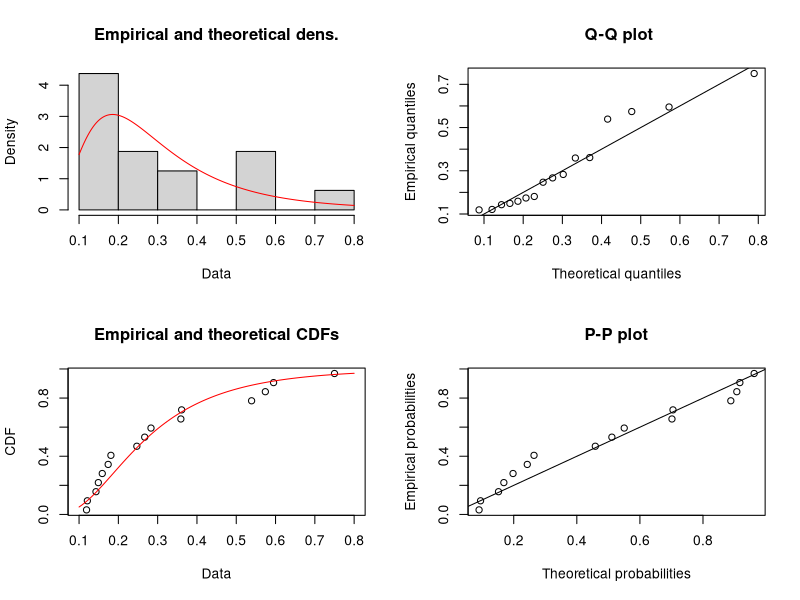
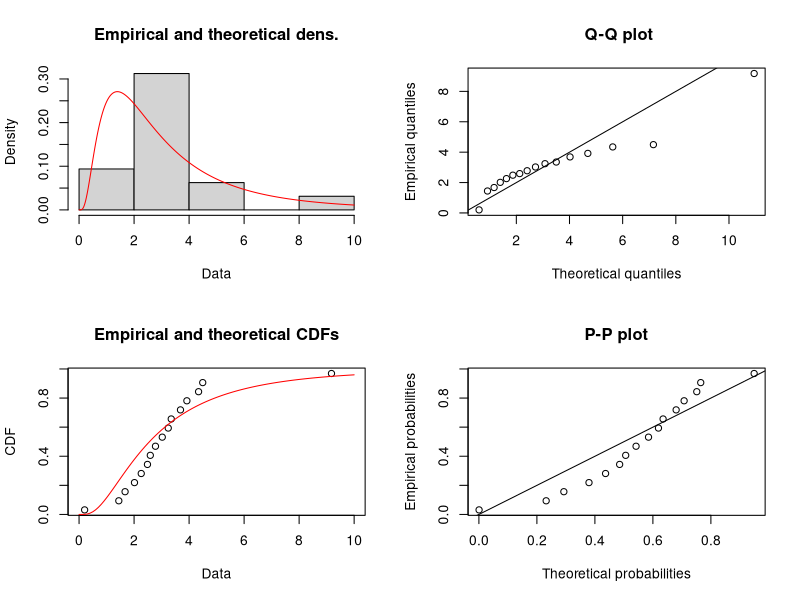
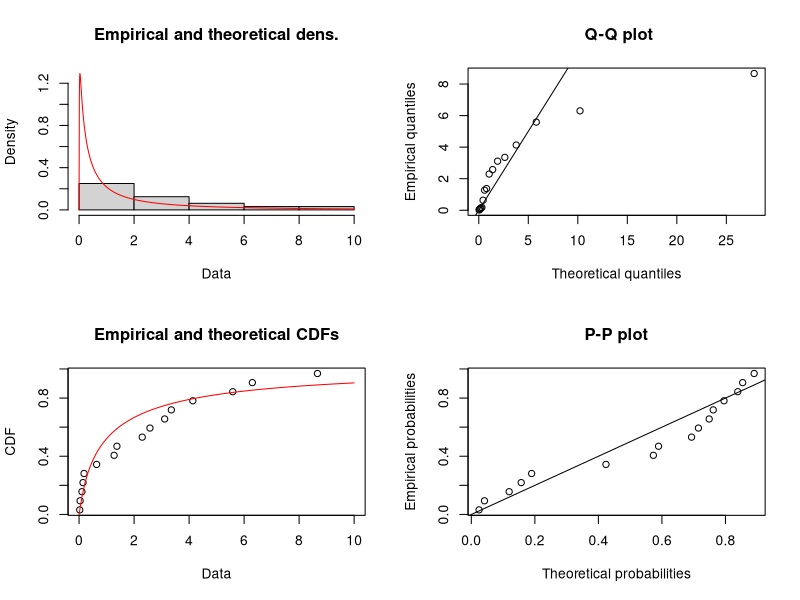
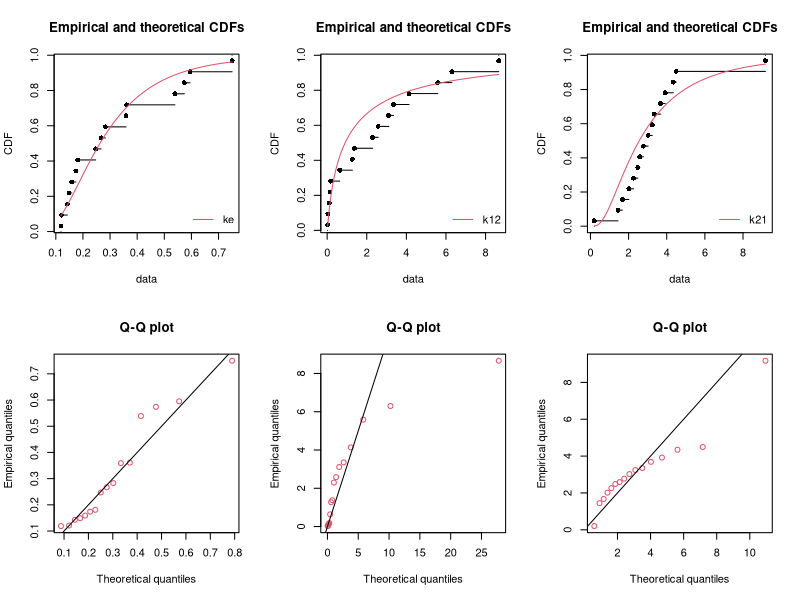

Reproduce these figures in R, in order.
# 0511 Mitenko et al. 1972. Pharmacokinetics of intravenous theophyline
library("fitdistrplus")

alpha<-c(5.152,2.595,4.744,5.727,13.519,2.170,8.017,
         3.948,1.486,10.572,0.249,9.116,6.186,9.942,5.423,4.108)
beta<-c(0.130,0.114,0.171,0.141,0.241,0.168,0.166,
        0.162,0.139,0.138,0.098,0.104,0.242,0.194,0.177,0.166)
ke<-c(0.149,0.119,0.359,0.267,0.750,0.181,0.361,
      0.247,0.143,0.159,0.121,0.283,0.539,0.595,0.574,0.174)
df<-data.frame(alpha,beta,ke)
df$k21<-df$alpha*df$beta/df$ke
df$k12<-df$alpha+df$beta-df$ke-df$k21

fke <- fitdist(df$ke, "lnorm")
summary(fke)
plot(fke)

fk21 <- fitdist(df$k21, "lnorm")
summary(fk21)
plot(fk21)

fk12 <- fitdist(df$k12, "lnorm")
summary(fk12)
plot(fk12)

png(file="CDFQQ.png",width=3000,height=2000,res=300)
par(mfrow=c(2,3))
cdfcomp(fke, legendtext="ke")
cdfcomp(fk12, legendtext="k12")
cdfcomp(fk21, legendtext="k21")
qqcomp(fke, addlegend=FALSE)
qqcomp(fk12, addlegend=FALSE)
qqcomp(fk21, addlegend=FALSE)
dev.off()
